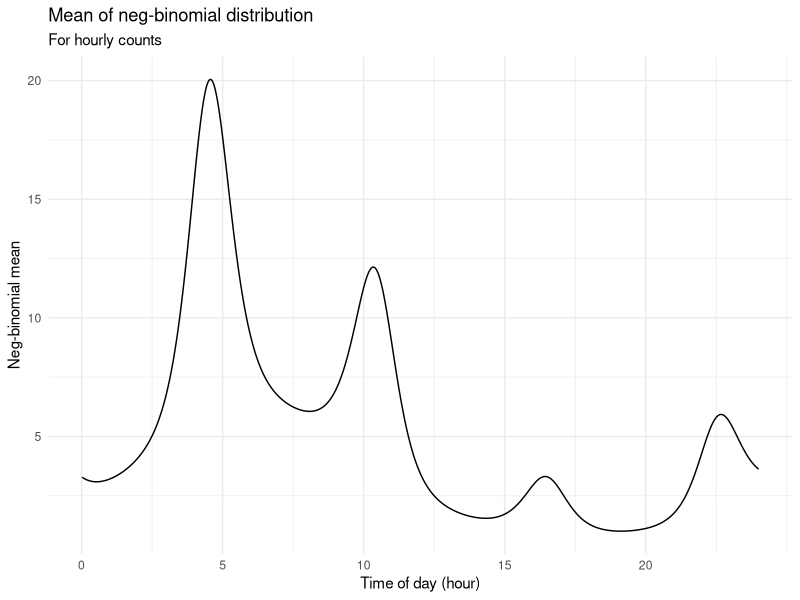

Recreate this plot in R.
## ---- chunk 1
#| include: false

library("tidyverse"); theme_set(theme_minimal())
## ---- chunk 2
#| echo: false
#| fig-width: 4
#| fig-height: 2

nb_mean <- function(t) {
    T <- 24 * 60
    a <- t / T
    (1 + t / (10 * T)) * (2 * exp(sin(2 * pi * a) + .5 * exp(sin(-8 * pi * a))))
}
h <- map(1:24, ~rep(.x, 60)) |> unlist()
tbl <- tibble(h = h, m = 1:1440, nb = nb_mean(m))

tbl |> 
  ggplot(aes(x = m/60, y = nb)) +
  geom_line() +
  scale_x_continuous(breaks = c(0, 5, 10, 15, 20)) +
  labs(title = "Mean of neg-binomial distribution", subtitle = "For hourly counts",
       x = "Time of day (hour)", y = "Neg-binomial mean")
